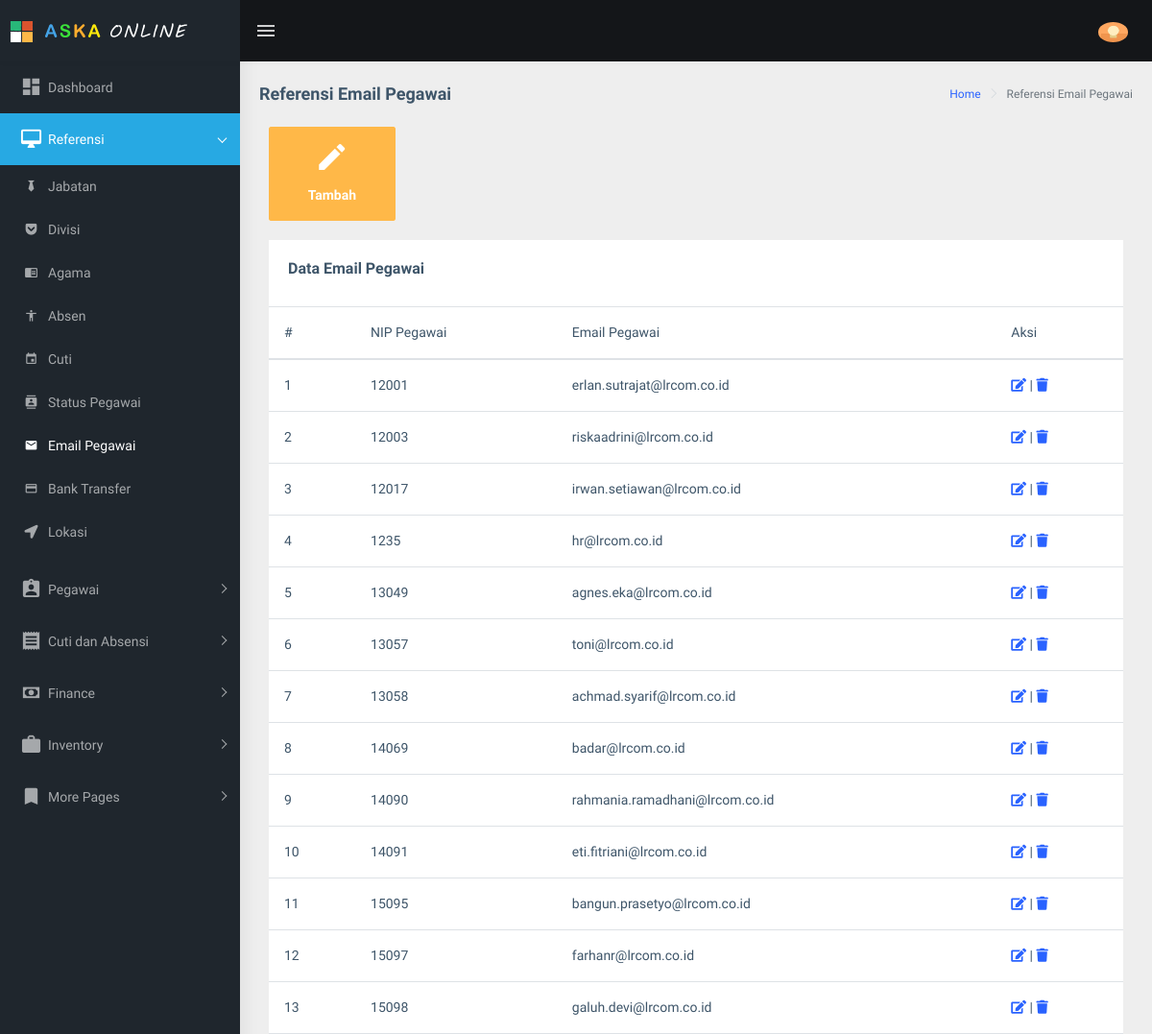
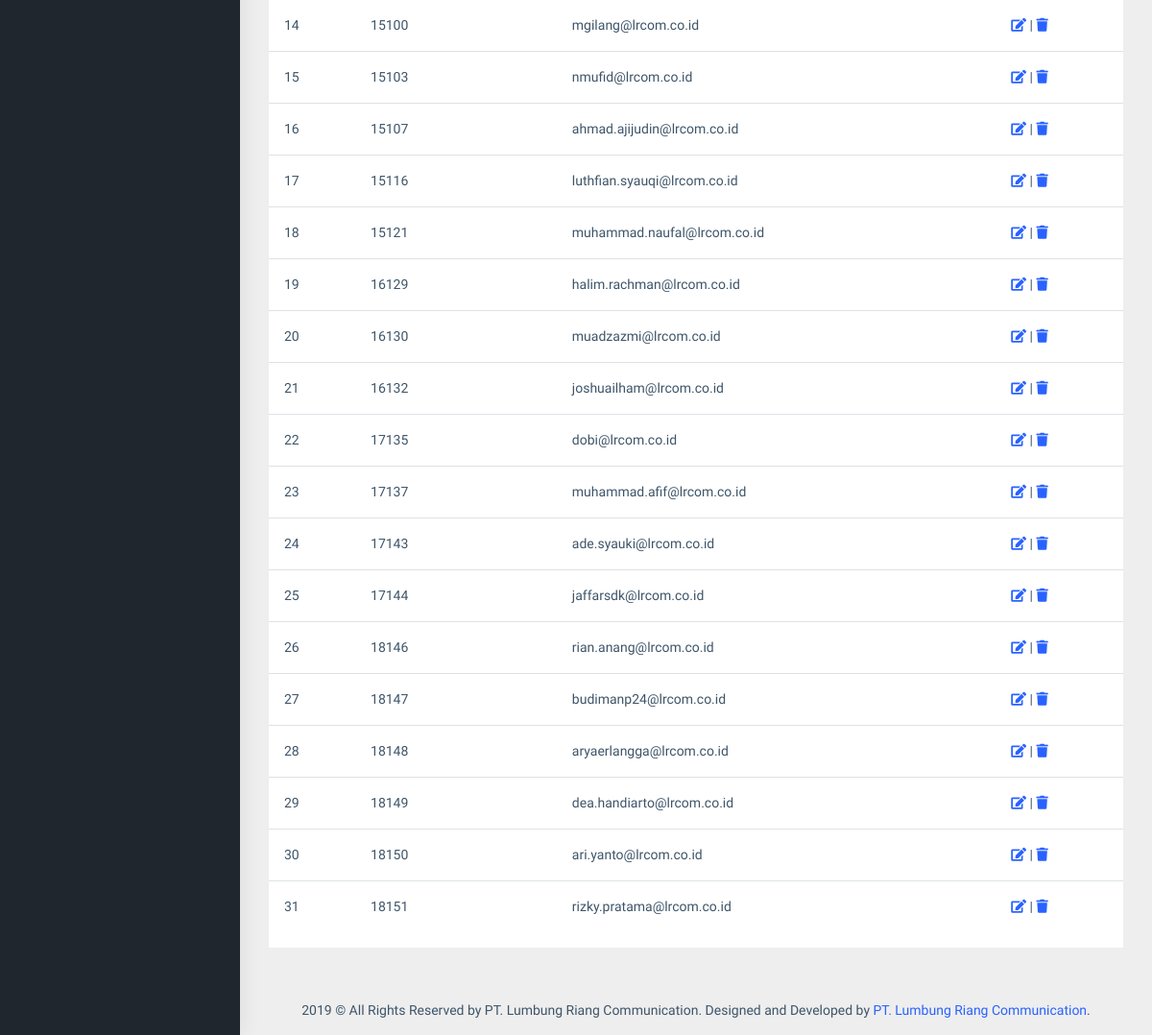
The app's page /?view=email-pegawai&id=9973848hupa&name=pegaaplication&emailPegawai (signed in) with its own data (2 pictures, top to bottom).
### tables this page shows
CREATE TABLE `tbl_data_email_pegawai` (
  `nip_pegawai` varchar(20) NOT NULL,
  `email_pegawai` text NOT NULL,
  `domain` text NOT NULL
);

### reF/email-pegawai.php (the view, shortened to what this page needs)
<link rel="stylesheet" type="text/css" href="assets/libs/select2/dist/css/select2.min.css">
<link rel="stylesheet" type="text/css" href="assets/libs/jquery-minicolors/jquery.minicolors.css">
<link rel="stylesheet" type="text/css" href="assets/libs/bootstrap-datepicker/dist/css/bootstrap-datepicker.min.css">
<link rel="stylesheet" type="text/css" href="assets/libs/quill/dist/quill.snow.css">
<link rel="stylesheet" type="text/css" href="assets/extra-libs/multicheck/multicheck.css">
<link href="assets/libs/datatables.net-bs4/css/dataTables.bootstrap4.css" rel="stylesheet">
<link href="assets/libs/toastr/build/toastr.min.css" rel="stylesheet">
<link href="dist/css/style.min.css" rel="stylesheet">
        <div class="container-fluid">
            <div class="row">
                <div class="col-md-6 col-lg-2 col-xlg-3">
                    <a href="&mod=add" data-toggle="modal" data-target="#Modal1">
                        <div class="card card-hover">
                            <div class="box bg-warning text-center">
                                    <h1 class="font-light text-white"><i class="mdi mdi-pencil"></i></h1>
                                    <h6 class="text-white">Tambah</h6>
                            </div>
                        </div>
                    </a>
                </div>
            </div>
            <div class="row">
                <div class="col-12">
                    <div class="card">
                        <div class="card-body">
                            <h5 class="card-title m-b-0">Data Email Pegawai</h5>
                        </div>
                        <table class="table">
                              <thead>
                                <tr>
                                  <th scope="col">#</th>
                                  <th scope="col">NIP Pegawai</th>
                                  <th scope="col">Email Pegawai</th>
                                  <th scope="col">Aksi</th>
                                </tr>
                              </thead>
                              <tbody>
                                <?php
                                    $q_bagian   = mysqli_query($connect, "SELECT * FROM tbl_data_email_pegawai ORDER BY nip_pegawai ASC") or die (mysqli_error($connect));
                                    $j_data     = mysqli_num_rows($q_bagian);
                                    if ($j_data == 0) {
                                        echo "<tr><td id='tengah' colspan='4' align='center'>-- Tidak Ada Data --</td></tr>";
                                    } else {
                                        $no = 1;
                                        while ($a_bag = mysqli_fetch_array($q_bagian)) { ?>
                                            <td id='tengah'><?php echo $no; ?></td>
                                            <td><?php echo $a_bag[0]; ?></td>
                                            <td><?php echo $a_bag[1]; ?><?php echo $a_bag[2]; ?></td>
                                            <td id='tengah'>
                                            <a href="#<?php echo $a_bag[0];?>" data-toggle="modal" title="Edit Data" data-target="#myModal<?php echo $a_bag[0];?>"><span class="fa fa-edit"></span></a> |
                                            <a href=
                                            "config_config_cs/del-email-pegawai-con.php?id=<?php echo $a_bag[0]; ?>" title="Hapus Data" onclick='/return konfirmasi("
                                            Menghapus data<?php echo $a_bag[1];?>")'><span class='fa fa-trash'></span></a>
                                        <?php
                                            $no++;
                                        }
                                    }
                                ?>
                              </tbody>
                        </table>
                    </div>
        </div>
    </div>
</div>

### records on screen
tbl_data_email_pegawai: nip_pegawai "12001", email_pegawai "erlan.sutrajat", domain "@lrcom.co.id"
tbl_data_email_pegawai: nip_pegawai "12003", email_pegawai "riskaadrini", domain "@lrcom.co.id"
tbl_data_email_pegawai: nip_pegawai "12017", email_pegawai "irwan.setiawan", domain "@lrcom.co.id"
tbl_data_email_pegawai: nip_pegawai "1235", email_pegawai "hr", domain "@lrcom.co.id"
tbl_data_email_pegawai: nip_pegawai "13049", email_pegawai "agnes.eka", domain "@lrcom.co.id"
tbl_data_email_pegawai: nip_pegawai "13057", email_pegawai "toni", domain "@lrcom.co.id"
tbl_data_email_pegawai: nip_pegawai "13058", email_pegawai "achmad.syarif", domain "@lrcom.co.id"
tbl_data_email_pegawai: nip_pegawai "14069", email_pegawai "badar", domain "@lrcom.co.id"
tbl_data_email_pegawai: nip_pegawai "14090", email_pegawai "rahmania.ramadhani", domain "@lrcom.co.id"
tbl_data_email_pegawai: nip_pegawai "14091", email_pegawai "eti.fitriani", domain "@lrcom.co.id"
tbl_data_email_pegawai: nip_pegawai "15095", email_pegawai "bangun.prasetyo", domain "@lrcom.co.id"
tbl_data_email_pegawai: nip_pegawai "15097", email_pegawai "farhanr", domain "@lrcom.co.id"
tbl_data_email_pegawai: nip_pegawai "15098", email_pegawai "galuh.devi", domain "@lrcom.co.id"
tbl_data_email_pegawai: nip_pegawai "15100", email_pegawai "mgilang", domain "@lrcom.co.id"
tbl_data_email_pegawai: nip_pegawai "15103", email_pegawai "nmufid", domain "@lrcom.co.id"
tbl_data_email_pegawai: nip_pegawai "15107", email_pegawai "ahmad.ajijudin", domain "@lrcom.co.id"
tbl_data_email_pegawai: nip_pegawai "15116", email_pegawai "luthfian.syauqi", domain "@lrcom.co.id"
tbl_data_email_pegawai: nip_pegawai "15121", email_pegawai "muhammad.naufal", domain "@lrcom.co.id"
tbl_data_email_pegawai: nip_pegawai "16129", email_pegawai "halim.rachman", domain "@lrcom.co.id"
tbl_data_email_pegawai: nip_pegawai "16130", email_pegawai "muadzazmi", domain "@lrcom.co.id"
tbl_data_email_pegawai: nip_pegawai "16132", email_pegawai "joshuailham", domain "@lrcom.co.id"
tbl_data_email_pegawai: nip_pegawai "17135", email_pegawai "dobi", domain "@lrcom.co.id"
tbl_data_email_pegawai: nip_pegawai "17137", email_pegawai "muhammad.afif", domain "@lrcom.co.id"
tbl_data_email_pegawai: nip_pegawai "17143", email_pegawai "ade.syauki", domain "@lrcom.co.id"
tbl_data_email_pegawai: nip_pegawai "17144", email_pegawai "jaffarsdk", domain "@lrcom.co.id"
tbl_data_email_pegawai: nip_pegawai "18146", email_pegawai "rian.anang", domain "@lrcom.co.id"
tbl_data_email_pegawai: nip_pegawai "18147", email_pegawai "budimanp24", domain "@lrcom.co.id"
tbl_data_email_pegawai: nip_pegawai "18148", email_pegawai "aryaerlangga", domain "@lrcom.co.id"
tbl_data_email_pegawai: nip_pegawai "18149", email_pegawai "dea.handiarto", domain "@lrcom.co.id"
tbl_data_email_pegawai: nip_pegawai "18150", email_pegawai "ari.yanto", domain "@lrcom.co.id"
tbl_data_email_pegawai: nip_pegawai "18151", email_pegawai "rizky.pratama", domain "@lrcom.co.id"

### other values on screen
$nav "Referensi Email Pegawai"
